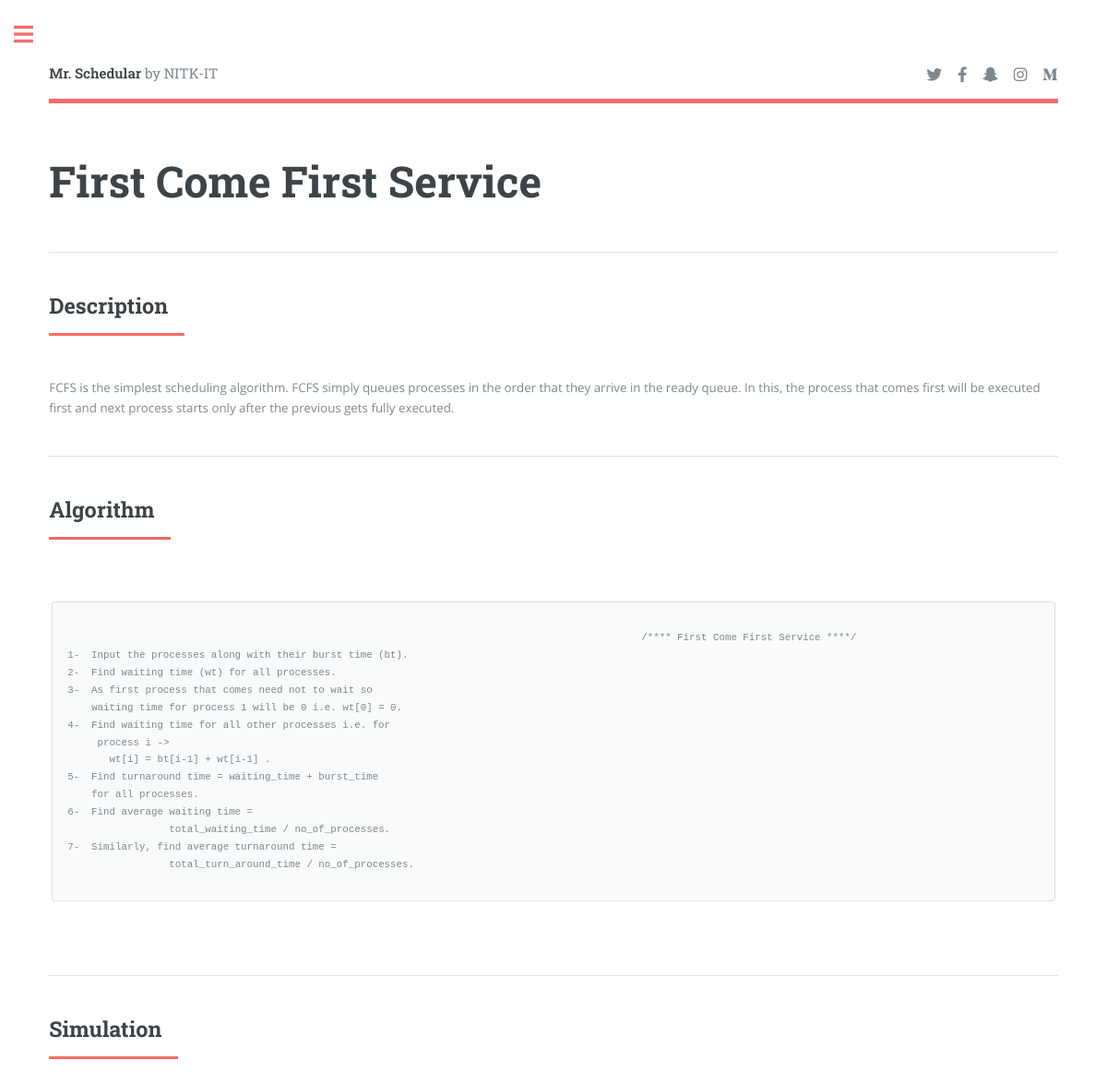
Page /cpuAlgo/1/ on the committed database.
### simulator/models.py (models this page shows, shortened)
class CpuAlgo(models.Model):
    algo_id = models.IntegerField()
    algo_name = models.CharField(max_length=50)
    algo_description = models.TextField()
    algo_code = models.TextField(default='null')

### simulator/views.py (the view)
# urls.py: path('cpuAlgo/',views.cpuScehdular, name='cpuScehdular'),
def cpuAlgo(request, id):
    algo = CpuAlgo.objects.filter(algo_id=id)[0]
    return render(request, 'cpuAlgos/cpu_algo.html', {'algo': algo})

### simulator/templates/cpuAlgos/cpu_algo.html (shortened to what this page needs)
{% load static %}
<!DOCTYPE HTML>
<html>
	<head>
		<link rel="stylesheet" href="{% static 'assets/css/main.css' %}" />
	</head>
	<body class="is-preload">
			<div id="wrapper">
					<div id="main">
						<div class="inner">
								<header id="header">
									<a href="index.html" class="logo"><strong>Mr. Schedular</strong> by NITK-IT</a>
									<ul class="icons">
										<li><a href="#" class="icon brands fa-twitter"><span class="label">Twitter</span></a></li>
										<li><a href="#" class="icon brands fa-facebook-f"><span class="label">Facebook</span></a></li>
										<li><a href="#" class="icon brands fa-snapchat-ghost"><span class="label">Snapchat</span></a></li>
										<li><a href="#" class="icon brands fa-instagram"><span class="label">Instagram</span></a></li>
										<li><a href="#" class="icon brands fa-medium-m"><span class="label">Medium</span></a></li>
									</ul>
								</header>
								<section>
									<header class="main">
										<h1>{{ algo.algo_name}}</h1>
									</header>
									<hr class="major" />
									<header class="major">
										<h2>Description</h2>
									</header>
									<p>{{ algo.algo_description |linebreaksbr}}</p>
									<hr class="major" />
									<header class="major">
										<h2>Algorithm</h2>
									</header>
										<pre>
											<code>
												{{algo.algo_code |linebreaksbr}}
											</code>
									</pre>
									<hr class="major" />
									<header class="major">
										<h2>Simulation</h2>
									</header>
								</section>
						</div>
					</div>
			</div>
	</body>
</html>

### rows in the picture
CpuAlgo: algo_name "First Come First Service", algo_description "FCFS is the simplest scheduling algorithm. FCFS simply queues processes in the order that they arrive in the ready queue. In this, the process that comes first will be executed first and next process starts only after the previous gets fully executed.", algo_code "/**** First Come First Service ****/ 1- Input the processes along with their burst time (bt). 2- Find waiting time (wt) for all processes. 3- As first process that comes need not to wait so waiting time for process 1 will be 0 i.e. wt[0] = 0. 4- Find waiting time for all other processes i.e. for process i -> wt[i] = bt[i-1] + wt[i-1] . 5- Find turnaround time = waiting_time + burst_time for all processes. 6- Find average waiting time = total_waiting_time / no_of_processes. 7- Similarly, find average turnaround time = total_turn_around_time / no_of_processes."
